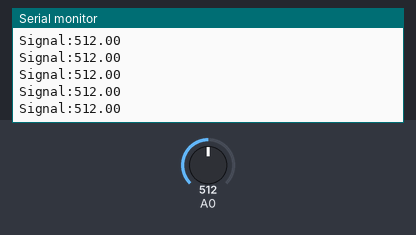
Recording of a sketch running on a simulated Arduino Uno, built with avr-gcc and run on an emulated ATmega328P. On the bench: the last lines printed to the serial monitor. The test bench sets the inputs (shaded band); at power-on: A0 = 512.

Above: at 1.2 s.
1.3 s: A0 set to 716
At 1.32 s:
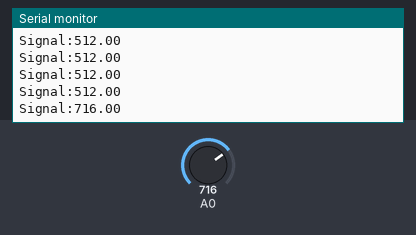
2.8 s: A0 set to 900
At 2.83 s:
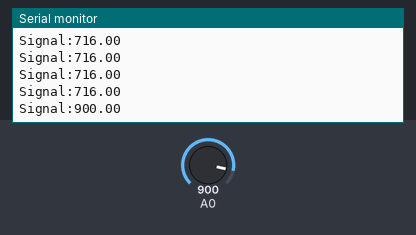
Timing chart, 0 to 5.8 s (numbered marks = the images above; inputs shaded):
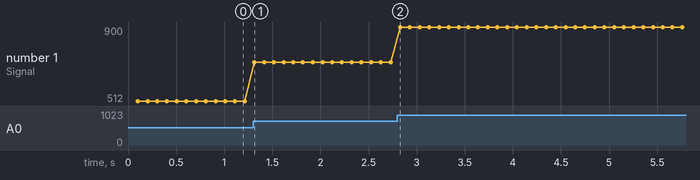

The sketch:

Lab2-G2.ino
```cpp
unsigned long lastMsg = 0;
float F=1;
double Fs = 10*F;
double Ts_ms = (1/Fs)*1000;

void setup() {
  pinMode(A0,INPUT);
  Serial.begin(9600);
  while(!Serial);

}

void loop() {
  unsigned long now = millis();
  if (now - lastMsg > Ts_ms){
    lastMsg = now;

    double s1 = analogRead(A0);

    Serial.print("Signal:");
    Serial.println(s1);

  }

}
```

Measured:
- after the input at 1.3 s, the serial monitor: prints a new line at once (image 1)
- after the input at 2.8 s, the serial monitor: prints a new line at once (image 2)
- plotted number 1: 512 → 716 after the input at 1.3 s, 716 → 900 after the input at 2.8 s
